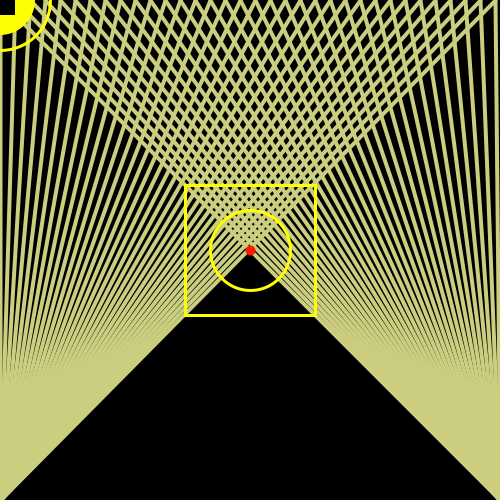
Frame 1 (no input)
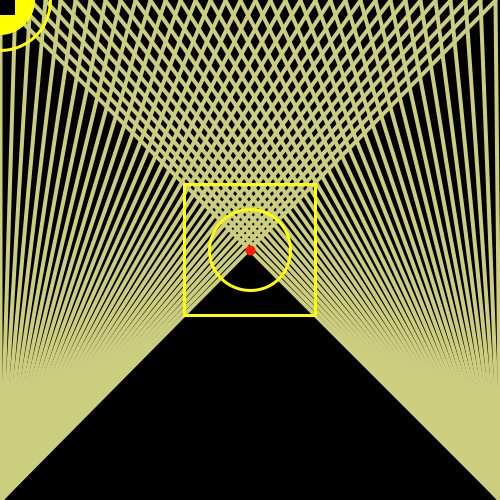
Frame 60 (the mouse pressed at the canvas centre just before this capture)
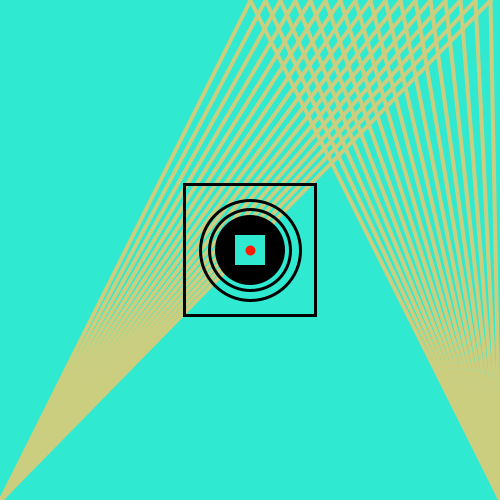
Frame 120 (the mouse held since frame 60 and released just before this capture)

The Processing sketch that drew these frames (run headless with seeded random() and noise(); from frame 60 on, the mouse is pressed at the canvas centre):

// Processing sketch: eduardos05e00
// ── eduardos05e00.pde
color negro= #000000;
color amarillo = #FEFF03;
int velX = 80;
int velY = 80;
int palp;
int h;

void setup() {
  size (500, 500);
  noCursor();
  palp=0;
}
void blis(int j, int l) {

  stroke(#CBCE7F);
  strokeWeight(4);
  line(j, 0, 500, 500);
  line(0, 500, j, 0);
}

void bles(int x, int y) {

  noFill();
  noStroke();
  fill(amarillo);
  ellipse(x, y, 70, 70);
  rectMode(CENTER);
  strokeWeight(3);
  fill(negro);
  rect(x, y, 30, 30);
  noFill();
  strokeWeight(3);
  stroke(amarillo);
  ellipse(x, y, 100, 100);
}

void blas(int q, int w, int e, int r) {

  ellipse(q, w, e, r);
  rect(w, q, r+50, e+50);
  strokeWeight(10);
  stroke(#FF1A00);
  point(250, 250);
}

void draw() {
  background(negro);
  h = mouseY;
  for (int i = h; i < 500; i +=15) {
    blis(i, h);
  }
  bles(mouseX, mouseY);
  blas(250, 250, velX, velX);

  if (palp >= 0 && palp < 10) { 
    velX++;
  }
  if (palp >= 10 && palp < 19) { 
    velX--;
  }

  if (palp >= 20) { 
    palp=0;
  }
  palp++;

  if (velX==0) {
    palp=palp*-1;
  }
}

void mousePressed() {
  if (negro == color(0)) {
    negro = color(#2FEAD0);
  } else {
    negro = color(0);
  }
  if (amarillo == color(#FEFF03)) {
    amarillo = color(0);
  } else {
    amarillo =  color(#FEFF03);
  }
}
